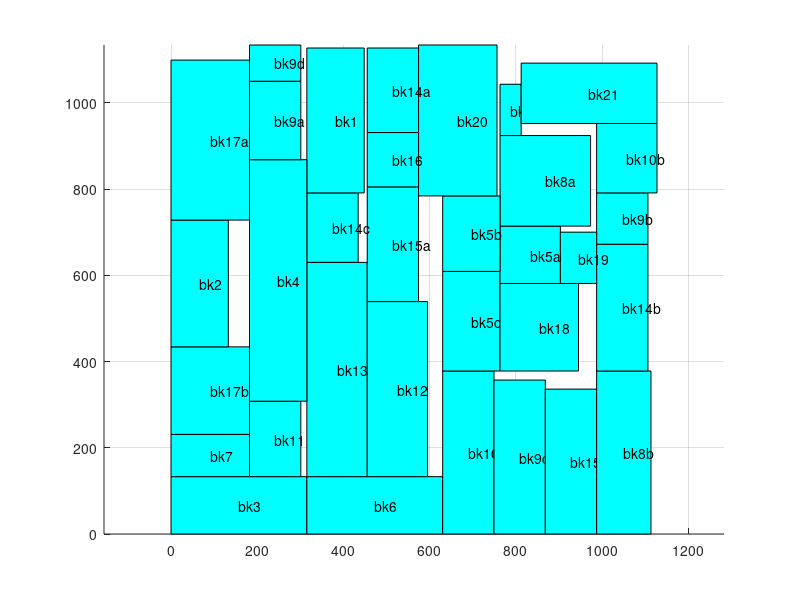

Write the MATLAB code that produced this figure.
axis equal;
hold on
grid on
block_x=[ 0 0 315 315 0];
block_y=[ 0 133 133 0 0];
fill(block_x,block_y,'c');
text(157,66,'bk3');
block_x=[ 315 315 630 630 315];
block_y=[ 0 133 133 0 0];
fill(block_x,block_y,'c');
text(472,66,'bk6');
block_x=[ 630 630 749 749 630];
block_y=[ 0 378 378 0 0];
fill(block_x,block_y,'c');
text(689,189,'bk10a');
block_x=[ 749 749 868 868 749];
block_y=[ 0 357 357 0 0];
fill(block_x,block_y,'c');
text(808,178,'bk9c');
block_x=[ 868 868 987 987 868];
block_y=[ 0 336 336 0 0];
fill(block_x,block_y,'c');
text(927,168,'bk15b');
block_x=[ 987 987 1113 1113 987];
block_y=[ 0 378 378 0 0];
fill(block_x,block_y,'c');
text(1050,189,'bk8b');
block_x=[ 987 987 1106 1106 987];
block_y=[ 378 672 672 378 378];
fill(block_x,block_y,'c');
text(1046,525,'bk14b');
block_x=[ 987 987 1106 1106 987];
block_y=[ 672 791 791 672 672];
fill(block_x,block_y,'c');
text(1046,731,'bk9b');
block_x=[ 987 987 1127 1127 987];
block_y=[ 791 952 952 791 791];
fill(block_x,block_y,'c');
text(1057,871,'bk10b');
block_x=[ 630 630 763 763 630];
block_y=[ 378 609 609 378 378];
fill(block_x,block_y,'c');
text(696,493,'bk5c');
block_x=[ 763 763 945 945 763];
block_y=[ 378 581 581 378 378];
fill(block_x,block_y,'c');
text(854,479,'bk18');
block_x=[ 763 763 903 903 763];
block_y=[ 581 714 714 581 581];
fill(block_x,block_y,'c');
text(833,647,'bk5a');
block_x=[ 903 903 987 987 903];
block_y=[ 581 700 700 581 581];
fill(block_x,block_y,'c');
text(945,640,'bk19');
block_x=[ 763 763 973 973 763];
block_y=[ 714 924 924 714 714];
fill(block_x,block_y,'c');
text(868,819,'bk8a');
block_x=[ 763 763 812 812 763];
block_y=[ 924 1043 1043 924 924];
fill(block_x,block_y,'c');
text(787,983,'bk10c');
block_x=[ 812 812 1127 1127 812];
block_y=[ 952 1092 1092 952 952];
fill(block_x,block_y,'c');
text(969,1022,'bk21');
block_x=[ 630 630 763 763 630];
block_y=[ 609 784 784 609 609];
fill(block_x,block_y,'c');
text(696,696,'bk5b');
block_x=[ 315 315 455 455 315];
block_y=[ 133 630 630 133 133];
fill(block_x,block_y,'c');
text(385,381,'bk13');
block_x=[ 455 455 595 595 455];
block_y=[ 133 539 539 133 133];
fill(block_x,block_y,'c');
text(525,336,'bk12');
block_x=[ 455 455 574 574 455];
block_y=[ 539 805 805 539 539];
fill(block_x,block_y,'c');
text(514,672,'bk15a');
block_x=[ 574 574 756 756 574];
block_y=[ 784 1134 1134 784 784];
fill(block_x,block_y,'c');
text(665,959,'bk20');
block_x=[ 455 455 574 574 455];
block_y=[ 805 931 931 805 805];
fill(block_x,block_y,'c');
text(514,868,'bk16');
block_x=[ 455 455 574 574 455];
block_y=[ 931 1127 1127 931 931];
fill(block_x,block_y,'c');
text(514,1029,'bk14a');
block_x=[ 315 315 434 434 315];
block_y=[ 630 791 791 630 630];
fill(block_x,block_y,'c');
text(374,710,'bk14c');
block_x=[ 315 315 448 448 315];
block_y=[ 791 1127 1127 791 791];
fill(block_x,block_y,'c');
text(381,959,'bk1');
block_x=[ 0 0 182 182 0];
block_y=[ 133 231 231 133 133];
fill(block_x,block_y,'c');
text(91,182,'bk7');
block_x=[ 182 182 301 301 182];
block_y=[ 133 308 308 133 133];
fill(block_x,block_y,'c');
text(241,220,'bk11');
block_x=[ 182 182 315 315 182];
block_y=[ 308 868 868 308 308];
fill(block_x,block_y,'c');
text(248,588,'bk4');
block_x=[ 182 182 301 301 182];
block_y=[ 868 1050 1050 868 868];
fill(block_x,block_y,'c');
text(241,959,'bk9a');
block_x=[ 182 182 301 301 182];
block_y=[ 1050 1134 1134 1050 1050];
fill(block_x,block_y,'c');
text(241,1092,'bk9d');
block_x=[ 0 0 182 182 0];
block_y=[ 231 434 434 231 231];
fill(block_x,block_y,'c');
text(91,332,'bk17b');
block_x=[ 0 0 133 133 0];
block_y=[ 434 728 728 434 434];
fill(block_x,block_y,'c');
text(66,581,'bk2');
block_x=[ 0 0 182 182 0];
block_y=[ 728 1099 1099 728 728];
fill(block_x,block_y,'c');
text(91,913,'bk17a');
